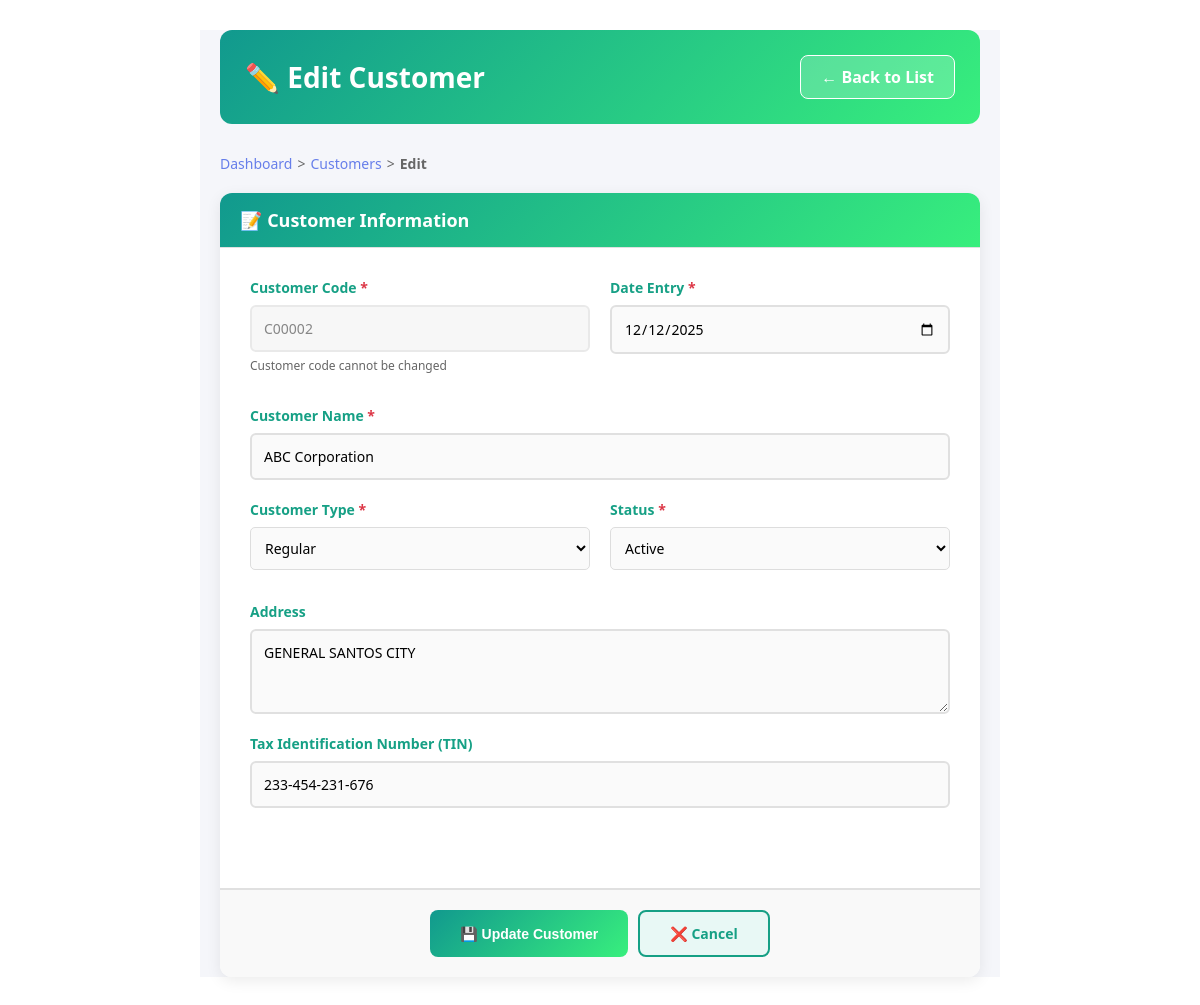
The app's page /customers/2/edit/ (signed in) with its own data.
### POS/models.py (models this page shows, shortened)
class Customer(models.Model):
    CUSTOMER_TYPE_CHOICES = [
        ('WALKIN', 'Walk-in'),
        ('REGULAR', 'Regular'),
        ('SUPPLIER', 'Supplier'),
    ]
    STATUS_CHOICES = [
        ('ACTIVE', 'Active'),
        ('INACTIVE', 'Inactive'),
    ]
    customer_code = models.CharField(max_length=50, unique=True)
    customer_type = models.CharField(max_length=20, choices=CUSTOMER_TYPE_CHOICES, default='WALKIN')
    customer_name = models.CharField(max_length=255)
    customer_address = models.TextField(blank=True)
    customer_tin = models.CharField(max_length=50, blank=True)
    status = models.CharField(max_length=20, choices=STATUS_CHOICES, default='ACTIVE')
    date_entry = models.DateField(default=timezone.now)
    created_at = models.DateTimeField(auto_now_add=True)
    updated_at = models.DateTimeField(auto_now=True)
    class Meta:
        ordering = ['-date_entry', 'customer_name']

### POS/views.py (the view, shortened to what this page needs)
# urls.py: path('customers/<int:customer_id>/edit/', views.customer_edit, name='customer_edit'),
@login_required(login_url='login')
def customer_edit(request, customer_id):
    customer = get_object_or_404(Customer, id=customer_id)
    context = {
        'customer': customer,
        'types': Customer.CUSTOMER_TYPE_CHOICES,
        'statuses': Customer.STATUS_CHOICES,
        'is_edit': True,
    }
    return render(request, 'POS/customer_form.html', context)

### POS/templates/POS/customer_form.html (shortened to what this page needs)
{% extends 'base.html' %}
{% block content %}
<div style="background: linear-gradient(135deg, #ffffff 0%, #ffffff 100%); min-height: 100vh; padding: 30px 0;">
<div class="pos-container-modern">
    <div style="display: flex; justify-content: space-between; align-items: center; margin-bottom: 30px; background: linear-gradient(135deg,#11998e 0%, #38ef7d 100%); padding: 25px; border-radius: 12px;">
        <h1 style="margin: 0; color: white; font-size: 28px;">
            {% if is_edit %}✏️ Edit Customer{% else %}➕ Create New Customer{% endif %}
        </h1>
        <a href="{% url 'customer_list' %}" class="btn-cancel-modern-header">← Back to List</a>
    </div>
    <div class="breadcrumb" style="margin-bottom: 20px; font-size: 14px; color: #666;">
        <a href="{% url 'dashboard' %}" style="color: #667eea; text-decoration: none;">Dashboard</a>
        <span style="margin: 0 5px;">></span>
        <a href="{% url 'customer_list' %}" style="color: #667eea; text-decoration: none;">Customers</a>
        <span style="margin: 0 5px;">></span>
        <span style="font-weight: 600;">{% if is_edit %}Edit{% else %}Create{% endif %}</span>
    </div>
    <form method="POST" class="form-card">
        <div class="card-header" style="background: linear-gradient(135deg,#11998e 0%, #38ef7d 100%);">
            <h2 style="margin: 0; display: flex; align-items: center; gap: 10px;">📝 Customer Information</h2>
        </div>
        <div class="card-body" style="padding: 30px;">
            <div class="form-row">
                <div class="form-group">
                    <label for="customer_code">Customer Code <span class="required">*</span></label>
                    <input
                        type="text"
                        id="customer_code"
                        name="customer_code"
                        value="{% if customer %}{{ customer.customer_code }}{% endif %}"
                        {% if is_edit %}disabled{% endif %}
                        class="form-control"
                        placeholder="Enter customer code"
                    >
                    {% if is_edit %}
                        <small style="color: #666; font-size: 12px; margin-top: 5px; display: block;">Customer code cannot be changed</small>
                    {% endif %}
                </div>
                <div class="form-group">
                    <label for="date_entry">Date Entry <span class="required">*</span></label>
                    <input
                        type="date"
                        id="date_entry"
                        name="date_entry"
                        value="{% if customer %}{{ customer.date_entry|date:'Y-m-d' }}{% else %}{{ today|date:'Y-m-d' }}{% endif %}"
                        required
                        class="form-control"
                    >
                </div>
            </div>
            <div class="form-group">
                <label for="customer_name">Customer Name <span class="required">*</span></label>
                <input
                    type="text"
                    id="customer_name"
                    name="customer_name"
                    value="{% if customer %}{{ customer.customer_name }}{% endif %}"
                    required
                    class="form-control"
                    placeholder="Enter customer name"
                >
            </div>
            <div class="form-row">
                <div class="form-group">
                    <label for="customer_type">Customer Type <span class="required">*</span></label>
                    <select id="customer_type" name="customer_type" required class="form-control">
                        {% for value, label in types %}
                            <option value="{{ value }}" {% if customer and customer.customer_type == value %}selected{% endif %}>
                                {{ label }}
                            </option>
                        {% endfor %}
                    </select>
                </div>
                <div class="form-group">
                    <label for="status">Status <span class="required">*</span></label>
                    <select id="status" name="status" required class="form-control">
                        {% for value, label in statuses %}
                            <option value="{{ value }}" {% if not customer or customer.status == value %}selected{% endif %}>
                                {{ label }}
                            </option>
                        {% endfor %}
                    </select>
                </div>
            </div>
            <div class="form-group">
                <label for="customer_address">Address</label>
                <textarea
                    id="customer_address"
                    name="customer_address"
                    rows="3"
                    class="form-control"
                    placeholder="Enter customer address"
                >{% if customer %}{{ customer.customer_address }}{% endif %}</textarea>
            </div>
            <div class="form-group">
                <label for="customer_tin">Tax Identification Number (TIN)</label>
                <input
                    type="text"
                    id="customer_tin"
                    name="customer_tin"
                    value="{% if customer %}{{ customer.customer_tin }}{% endif %}"
                    class="form-control"
                    placeholder="Enter TIN"
                >
            </div>
        </div>
        <div class="form-actions">
            <button type="submit" class="btn-save-modern">
                {% if is_edit %}💾 Update Customer{% else %}✨ Create Customer{% endif %}
            </button>
            <a href="{% url 'customer_list' %}" class="btn-cancel-modern">❌ Cancel</a>
        </div>
    </form>
</div>
</div>
{% endblock %}

### templates/base.html (style rules this page uses)
* { margin: 0; padding: 0; box-sizing: border-box; }
html { width: 100%; overflow-x: hidden; }
body { font-family: 'Segoe UI', Tahoma, Geneva, Verdana, sans-serif; background: linear-gradient(135deg, #667eea 0%, #764ba2 100%); min-height: 100vh; width: 100%; max-width: 100%; overflow-x: hidden; }
.form-group { margin-bottom: 20px; }
.form-group label { display: block; margin-bottom: 8px; color: #333; font-weight: 500; }
.form-group input { width: 100%; padding: 12px; border: 2px solid #e0e0e0; border-radius: 5px; font-size: 14px; transition: border-color 0.3s; }
.form-row { display: grid; grid-template-columns: repeat(auto-fit, minmax(140px, 1fr)); gap: 10px; margin-bottom: 12px; }
.form-group { display: flex; flex-direction: column; }
.form-group label { margin-bottom: 5px; font-weight: 600; color: #333; font-size: 14px; }
.form-group input, .form-group textarea, .form-group select { padding: 10px; border: 1px solid #ddd; border-radius: 5px; font-size: 14px; font-family: inherit; }
.form-actions { display: flex; gap: 10px; margin-top: 30px; justify-content: center; }
.pos-container-modern { width: 100%; max-width: 1100px; margin: 0 auto; padding: 15px; background: #f5f6fa; min-height: 100vh; }
.form-card { background: white; border-radius: 12px; box-shadow: 0 2px 8px rgba(0, 0, 0, 0.08); overflow: hidden; animation: slideUp 0.4s ease-out; }
.card-header { display: flex; align-items: center; gap: 15px; background: linear-gradient(135deg, #667eea 0%, #764ba2 100%); color: white; padding: 20px; }
.card-header h2 { margin: 0; font-size: 18px; font-weight: 600; }
.card-body { padding: 15px; }
.required { color: #e74c3c; font-weight: bold; }
.form-group input, .form-group textarea { padding: 12px; border: 2px solid #e0e0e0; border-radius: 6px; font-size: 14px; transition: border-color 0.3s; }
.btn-save-modern, .btn-cancel-modern, .btn-exit-modern { padding: 11px 18px; border: none; border-radius: 6px; font-size: 13px; cursor: pointer; transition: all 0.3s; font-weight: 600; display: flex; align-items: center; gap: 6px; text-decoration: none; white-space: nowrap; }
.btn-save-modern { background: linear-gradient(135deg, #667eea 0%, #764ba2 100%); color: white; }
.btn-cancel-modern { background: #e74c3c; color: white; }

### POS/templates/POS/customer_form.html (style rules this page uses)
.pos-container-modern { max-width: 800px; margin: 0 auto; padding: 0 20px; }
.form-card { background: white; border-radius: 12px; box-shadow: 0 4px 15px rgba(0, 0, 0, 0.08); overflow: hidden; margin-bottom: 20px; }
.card-header { color: white; padding: 15px 20px; font-size: 18px; font-weight: 700; border-bottom: 1px solid #e0e0e0; }
.card-body { padding: 30px; }
.form-group { margin-bottom: 20px; }
.form-group label { display: block; margin-bottom: 8px; color: #16a085; font-weight: 600; font-size: 14px; }
.form-control { width: 100%; padding: 12px 15px; border: 2px solid #e0e0e0; border-radius: 8px; font-size: 14px; transition: all 0.3s ease; font-family: inherit; background-color: #fafafa; }
.form-control:disabled { background-color: #f5f5f5; cursor: not-allowed; opacity: 0.7; }
.form-row { display: grid; grid-template-columns: 1fr 1fr; gap: 20px; }
.required { color: #dc3545; font-weight: bold; }
.form-actions { padding: 20px 30px; background: #f9f9f9; border-top: 2px solid #e0e0e0; display: flex; gap: 10px; justify-content: center; }
.btn-save-modern { padding: 12px 30px; border-radius: 8px; font-weight: 600; text-decoration: none; color: white; background: linear-gradient(135deg,#11998e 0%, #38ef7d 100%); border: none; cursor: pointer; transition: all 0.3s ease; display: inline-flex; align-items: center; gap: 8px; font-size: 14px; }
.btn-cancel-modern { padding: 12px 30px; border-radius: 8px; font-weight: 600; text-decoration: none; color: #16a085; background-color: #e8f8f5; border: 2px solid #16a085; cursor: pointer; transition: all 0.3s ease; display: inline-flex; align-items: center; gap: 8px; font-size: 14px; }
.btn-cancel-modern-header { padding: 10px 20px; border-radius: 8px; font-weight: 600; text-decoration: none; color: white; background-color: rgba(255, 255, 255, 0.2); border: 1px solid white; cursor: pointer; transition: all 0.3s ease; display: inline-flex; align-items: center; gap: 8px; }
.breadcrumb { display: flex; align-items: center; }
.breadcrumb a { color: #667eea; text-decoration: none; transition: color 0.3s ease; }

### records on screen
Customer: customer_code "C00002", date_entry "12/12/2025", customer_name "ABC Corporation", customer_type "Regular", status "Active", customer_address "GENERAL SANTOS CITY", customer_tin "233-454-231-676"
